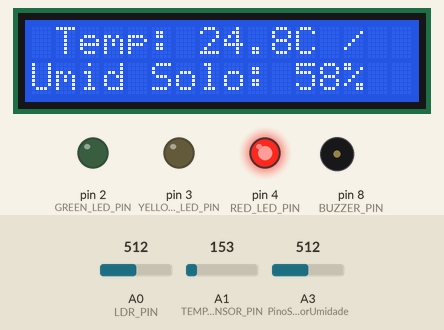
Simulated run of this sketch. Board: Arduino Uno, built with avr-gcc and run on an emulated ATmega328P. On the bench: 16×2 character LCD, output pins drawn as LEDs (lit = HIGH), buzzer (waves = sounding, pin HIGH). The inputs (shaded band) are chosen by the test bench; at power-on: A3 (PinoSensorUmidade) = 512, A0 (LDR_PIN) = 512, A1 (TEMP_SENSOR_PIN) = 153. What the sketch prints to the serial monitor is not drawn.

Above: at 3.1 s.
4.9 s: A3 (PinoSensorUmidade) set to 306
At 10.0 s:
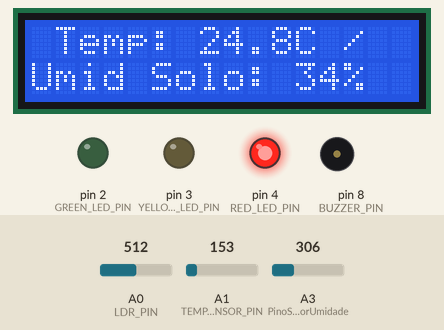
15.4 s: A3 (PinoSensorUmidade) set to 610
At 20.2 s:
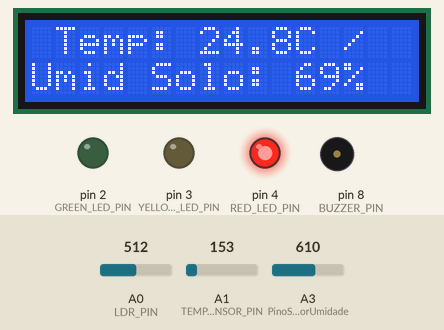
25.0 s: A0 (LDR_PIN) set to 582
30.1 s: A0 (LDR_PIN) set to 615
At 33.1 s:
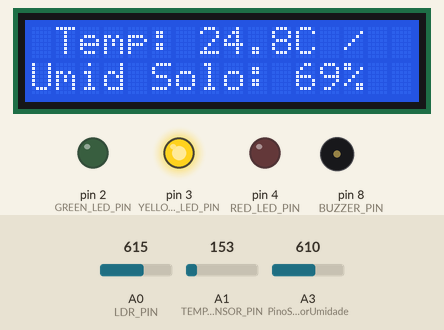
35.4 s: A1 (TEMP_SENSOR_PIN) set to 170
At 36.7 s:
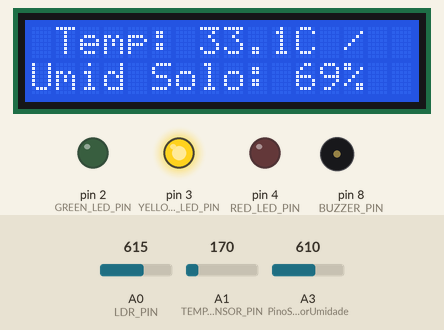
40.5 s: A1 (TEMP_SENSOR_PIN) set to 192
At 41.9 s:
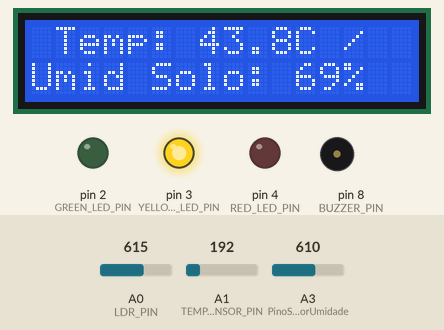
Timing chart, 0 to 43.5 s (numbered marks = the images above; inputs shaded):
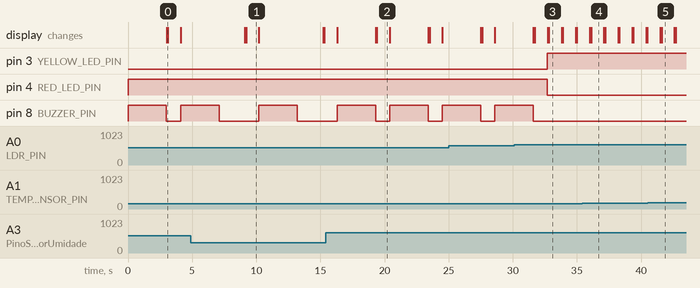

The sketch:

CodigoFonte-GS-EC_CS.ino
```cpp
#include <Wire.h>
#include <LiquidCrystal_I2C.h>

const int LDR_PIN = A0;
const int GREEN_LED_PIN = 2;
const int YELLOW_LED_PIN = 3;
const int RED_LED_PIN = 4;
const int BUZZER_PIN = 8;
const int TEMP_SENSOR_PIN = A1;
const int PinoSensorUmidade = A3;

double tempC = 0;
double tempF = 0;
int RawValue = 0;
int humiditysensorOutput = 0;

unsigned long previousTime = 0;
int buzzerState = LOW;

void setup() {
  pinMode(GREEN_LED_PIN, OUTPUT);
  pinMode(YELLOW_LED_PIN, OUTPUT);
  pinMode(RED_LED_PIN, OUTPUT);
  pinMode(BUZZER_PIN, OUTPUT);
  pinMode(PinoSensorUmidade, INPUT);
  Serial.begin(9600);
}

void loop() {
  //Configuração para alerta de luminosidade
  int lightValue = analogRead(LDR_PIN);

  if (lightValue >= 750 && lightValue <= 1020) {
    digitalWrite(GREEN_LED_PIN, HIGH);
    digitalWrite(YELLOW_LED_PIN, LOW);
    digitalWrite(RED_LED_PIN, LOW);
  } else if (lightValue <= 750 && lightValue >= 600) {
    digitalWrite(GREEN_LED_PIN, LOW);
    digitalWrite(YELLOW_LED_PIN, HIGH);
    digitalWrite(RED_LED_PIN, LOW);
  } else if (lightValue < 600) {
    digitalWrite(GREEN_LED_PIN, LOW);
    digitalWrite(YELLOW_LED_PIN, LOW);
    digitalWrite(RED_LED_PIN, HIGH);
    digitalWrite(BUZZER_PIN, HIGH);
    delay(3000);
    digitalWrite(BUZZER_PIN, LOW);
  }
//Configuração para regular temperatura
  RawValue = analogRead(TEMP_SENSOR_PIN);
  double voltage = (RawValue / 1023.0) * 5000;
  tempC = (voltage - 500) / 10.0;
  tempF = (tempC * 1.8) + 32;
  Serial.print("\t Temperature in C = ");
  Serial.print(tempC, 1);
  Serial.print("\t Temperature in F = ");
  Serial.println(tempF, 1);
  Serial.print("Luminosidade: ");
  Serial.println(lightValue);

  //Configuração para o display LCD ligar e fornecer dados
  LiquidCrystal_I2C lcd(34, 16, 2);

  humiditysensorOutput = analogRead(PinoSensorUmidade);
  int humidityPercentage = map(humiditysensorOutput, 0, 876, 0, 100);

  if (humidityPercentage <= 50) {

    lcd.backlight();
    lcd.clear();
    lcd.setCursor(1, 0);
    lcd.print("Umidade Baixa");
    lcd.setCursor(0, 1);


    delay(2000);
  }

  lcd.init();
  lcd.backlight();
  lcd.setCursor(1, 0);
  lcd.print("Temp: ");
  lcd.print(tempC, 1);
  lcd.print("C / ");
  lcd.setCursor(0, 1);

  lcd.print("Umid Solo: ");
  lcd.print(humidityPercentage);
  lcd.print("%");
  lcd.print("");

  Serial.print("Umidade do Solo: ");
  Serial.print(humidityPercentage);
  Serial.println("%");
  delay(1000);
}
```

Measured:
- the behaviour switches between 599 and 600 on A0 (LDR_PIN) (found by bisection; images 2 and 3)
- after the input at 4.9 s, the display: first changes after 4.2 s (image 1 shows a later state)
- after the input at 30.1 s, pin 3 (YELLOW_LED_PIN): LOW → HIGH after 2.6 s; pin 4 (RED_LED_PIN): HIGH → LOW after 2.6 s; pin 8 (BUZZER_PIN): goes on until 31.6 s, then stays LOW
- after the input at 35.4 s, the display: first differs from a run without the input after 0.70 s (image 4)
- after the input at 40.5 s, the display: first differs from a run without the input after 1.1 s (image 5)
- what the display in image 0 shows lasts 1.0 s, from 3.1 s to 4.1 s
